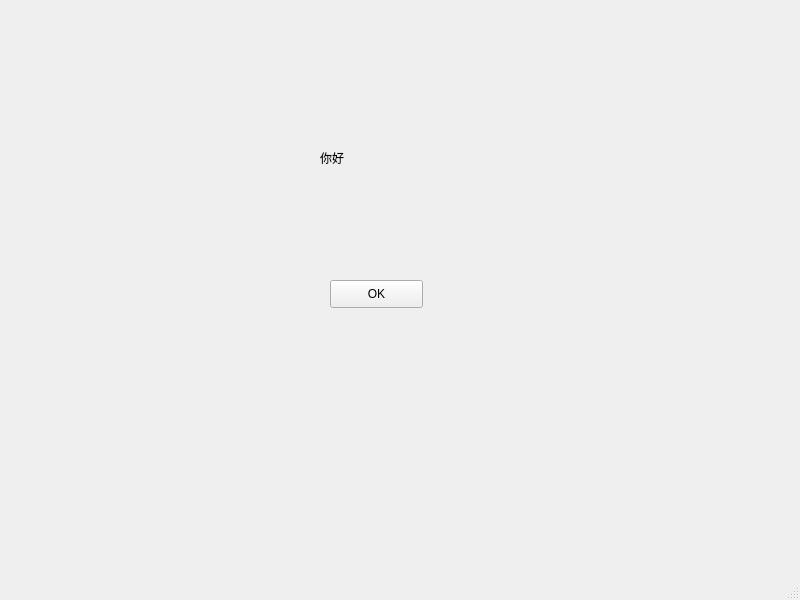
<?xml version="1.0" encoding="UTF-8"?>
<ui version="4.0">
 <class>MainWindow</class>
 <widget class="QMainWindow" name="MainWindow">
  <property name="geometry">
   <rect>
    <x>0</x>
    <y>0</y>
    <width>800</width>
    <height>600</height>
   </rect>
  </property>
  <property name="windowTitle">
   <string>MainWindow</string>
  </property>
  <widget class="QWidget" name="centralwidget">
   <widget class="QLabel" name="label">
    <property name="geometry">
     <rect>
      <x>320</x>
      <y>150</y>
      <width>72</width>
      <height>15</height>
     </rect>
    </property>
    <property name="text">
     <string>你好</string>
    </property>
   </widget>
   <widget class="QPushButton" name="pushButton">
    <property name="geometry">
     <rect>
      <x>330</x>
      <y>280</y>
      <width>93</width>
      <height>28</height>
     </rect>
    </property>
    <property name="text">
     <string>OK</string>
    </property>
   </widget>
  </widget>
  <widget class="QMenuBar" name="menubar">
   <property name="geometry">
    <rect>
     <x>0</x>
     <y>0</y>
     <width>800</width>
     <height>26</height>
    </rect>
   </property>
  </widget>
  <widget class="QStatusBar" name="statusbar"/>
 </widget>
 <resources/>
 <connections/>
</ui>
